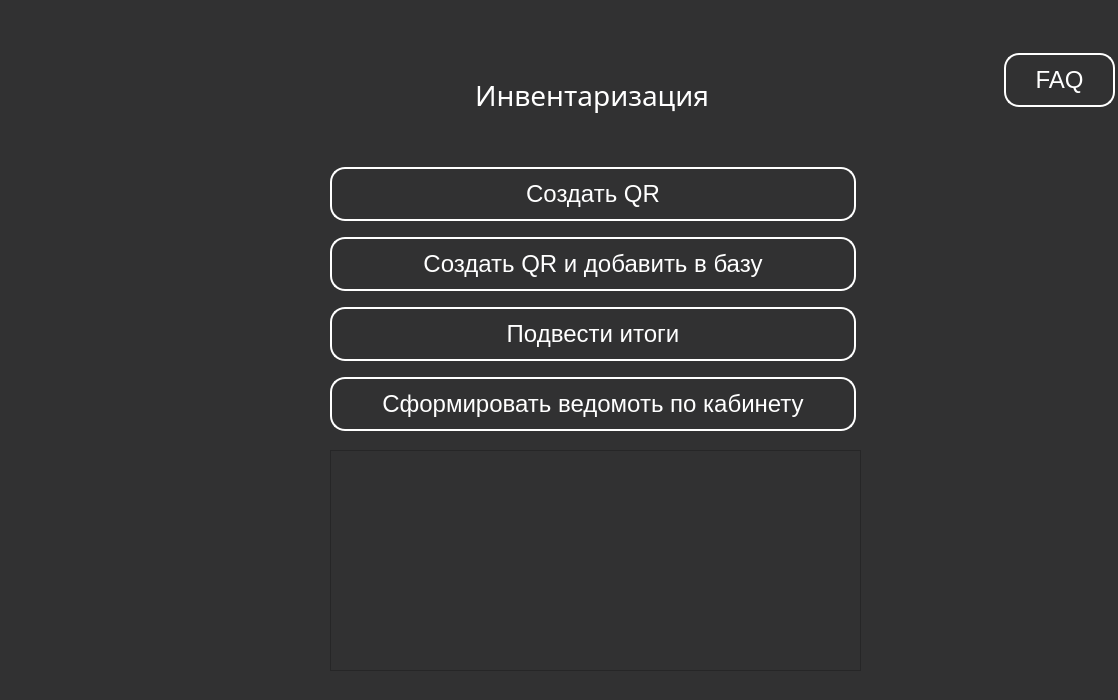
<?xml version="1.0" encoding="UTF-8"?>
<ui version="4.0">
 <class>MainWindow</class>
 <widget class="QMainWindow" name="MainWindow">
  <property name="geometry">
   <rect>
    <x>0</x>
    <y>0</y>
    <width>1118</width>
    <height>700</height>
   </rect>
  </property>
  <property name="windowTitle">
   <string>MainWindow</string>
  </property>
  <property name="styleSheet">
   <string notr="true">background-color: rgb(49, 49, 50);</string>
  </property>
  <widget class="QWidget" name="centralwidget">
   <widget class="QWidget" name="verticalLayoutWidget">
    <property name="geometry">
     <rect>
      <x>330</x>
      <y>40</y>
      <width>526</width>
      <height>391</height>
     </rect>
    </property>
    <layout class="QVBoxLayout" name="verticalLayout">
     <item alignment="Qt::AlignHCenter">
      <widget class="QLabel" name="label">
       <property name="font">
        <font>
         <family>Franklin Gothic Medium</family>
         <pointsize>21</pointsize>
        </font>
       </property>
       <property name="layoutDirection">
        <enum>Qt::RightToLeft</enum>
       </property>
       <property name="styleSheet">
        <string notr="true">color: rgb(255, 255, 255);</string>
       </property>
       <property name="text">
        <string>Инвентаризация</string>
       </property>
      </widget>
     </item>
     <item>
      <widget class="QPushButton" name="pushButton">
       <property name="font">
        <font>
         <pointsize>18</pointsize>
        </font>
       </property>
       <property name="styleSheet">
        <string notr="true">color: rgb(255, 255, 255);
border: 2px solid rgb(255, 255, 255);
border-radius: 15px;
margin-top:10px;
height: 50px;</string>
       </property>
       <property name="text">
        <string>Создать QR</string>
       </property>
      </widget>
     </item>
     <item>
      <widget class="QPushButton" name="pushButton_2">
       <property name="font">
        <font>
         <pointsize>18</pointsize>
        </font>
       </property>
       <property name="styleSheet">
        <string notr="true">color: rgb(255, 255, 255);
border: 2px solid rgb(255, 255, 255);
border-radius: 15px;
margin-top:10px;
height: 50px;</string>
       </property>
       <property name="text">
        <string>Создать QR и добавить в базу</string>
       </property>
       <property name="iconSize">
        <size>
         <width>20</width>
         <height>20</height>
        </size>
       </property>
      </widget>
     </item>
     <item>
      <widget class="QPushButton" name="pushButton_4">
       <property name="font">
        <font>
         <pointsize>18</pointsize>
        </font>
       </property>
       <property name="styleSheet">
        <string notr="true">color: rgb(255, 255, 255);
border: 2px solid rgb(255, 255, 255);
border-radius: 15px;
margin-top:10px;
height: 50px;</string>
       </property>
       <property name="text">
        <string>Подвести итоги</string>
       </property>
       <property name="iconSize">
        <size>
         <width>20</width>
         <height>20</height>
        </size>
       </property>
      </widget>
     </item>
     <item>
      <widget class="QPushButton" name="pushButton_5">
       <property name="font">
        <font>
         <pointsize>18</pointsize>
        </font>
       </property>
       <property name="styleSheet">
        <string notr="true">color: rgb(255, 255, 255);
border: 2px solid rgb(255, 255, 255);
border-radius: 15px;
margin-top:10px;
height: 50px;</string>
       </property>
       <property name="text">
        <string>Сформировать ведомоть по кабинету</string>
       </property>
       <property name="iconSize">
        <size>
         <width>20</width>
         <height>20</height>
        </size>
       </property>
      </widget>
     </item>
    </layout>
   </widget>
   <widget class="QWidget" name="gridLayoutWidget">
    <property name="geometry">
     <rect>
      <x>1004</x>
      <y>10</y>
      <width>111</width>
      <height>131</height>
     </rect>
    </property>
    <layout class="QGridLayout" name="gridLayout">
     <item row="0" column="0">
      <widget class="QPushButton" name="pushButton_3">
       <property name="font">
        <font>
         <pointsize>18</pointsize>
        </font>
       </property>
       <property name="styleSheet">
        <string notr="true">color: rgb(255, 255, 255);
border: 2px solid rgb(255, 255, 255);
border-radius: 15px;
margin-top:10px;
height: 50px;</string>
       </property>
       <property name="text">
        <string>FAQ</string>
       </property>
      </widget>
     </item>
    </layout>
   </widget>
   <widget class="QWidget" name="horizontalLayoutWidget">
    <property name="geometry">
     <rect>
      <x>330</x>
      <y>450</y>
      <width>531</width>
      <height>221</height>
     </rect>
    </property>
    <layout class="QHBoxLayout" name="horizontalLayout">
     <item>
      <widget class="QTextEdit" name="textEdit">
       <property name="styleSheet">
        <string notr="true">color: white;
</string>
       </property>
      </widget>
     </item>
    </layout>
   </widget>
  </widget>
  <widget class="QStatusBar" name="statusbar"/>
 </widget>
 <tabstops>
  <tabstop>pushButton</tabstop>
  <tabstop>pushButton_2</tabstop>
 </tabstops>
 <resources/>
 <connections/>
</ui>
